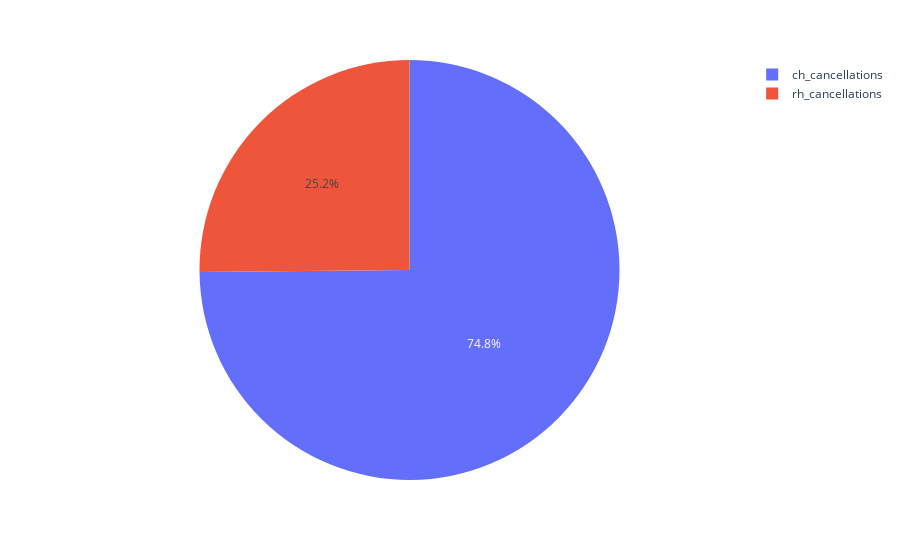

Write notebook code for a chart like this one.
### Code cell
px.pie(values=[11120,33079],names=['rh_cancellations','ch_cancellations'])

### Figure 1 — Plotly figure (JSON) as saved in the notebook; plotly's stock layout.template omitted (floating-point values rounded to 4 significant figures)
{"data": [{"domain": {"x": [0, 1], "y": [0, 1]}, "hovertemplate": "label=%{label}<br>value=%{value}<extra></extra>", "labels": ["rh_cancellations", "ch_cancellations"], "legendgroup": "", "name": "", "showlegend": true, "type": "pie", "values": [11120, 33079]}], "layout": {"legend": {"tracegroupgap": 0}, "margin": {"t": 60}}}
